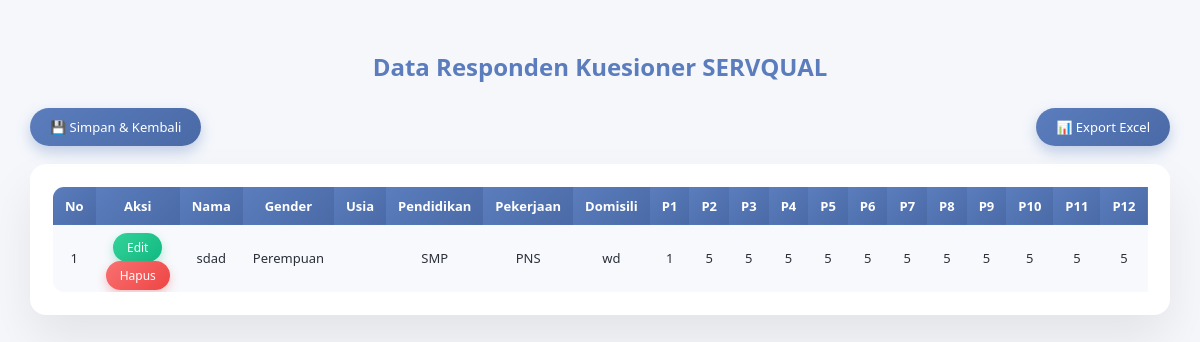
/admin.php (signed in), run on the app's committed database.
### tables this page shows
CREATE TABLE `jawabankuesioner` (
  `id_jawaban` int(11) NOT NULL,
  `nama` varchar(100) NOT NULL,
  `gender` varchar(20) NOT NULL,
  `usia` varchar(20) NOT NULL,
  `pendidikan` varchar(50) NOT NULL,
  `pekerjaan` varchar(50) NOT NULL,
  `domisili` varchar(100) NOT NULL,
  `p1` int(11) NOT NULL,
  `p2` int(11) NOT NULL,
  `p3` int(11) NOT NULL,
  `p4` int(11) NOT NULL,
  `p5` int(11) NOT NULL,
  `p6` int(11) NOT NULL,
  `p7` int(11) NOT NULL,
  `p8` int(11) NOT NULL,
  `p9` int(11) NOT NULL,
  `p10` int(11) NOT NULL,
  `p11` int(11) NOT NULL,
  `p12` int(11) NOT NULL,
  `p13` int(11) NOT NULL,
  `p14` int(11) NOT NULL,
  `p15` int(11) NOT NULL,
  `p16` int(11) NOT NULL,
  `p17` int(11) NOT NULL,
  `p18` int(11) NOT NULL,
  `p19` int(11) NOT NULL,
  `p20` int(11) NOT NULL,
  `p21` int(11) NOT NULL,
  `p22` int(11) NOT NULL,
  `p23` int(11) NOT NULL,
  `p24` int(11) NOT NULL,
  `e1` int(11) NOT NULL,
  `e2` int(11) NOT NULL,
  `e3` int(11) NOT NULL,
  `e4` int(11) NOT NULL,
  `e5` int(11) NOT NULL,
  `e6` int(11) NOT NULL,
  `e7` int(11) NOT NULL,
  `e8` int(11) NOT NULL,
  `e9` int(11) NOT NULL,
  `e10` int(11) NOT NULL,
  `e11` int(11) NOT NULL,
  `e12` int(11) NOT NULL,
  `e13` int(11) NOT NULL,
  `e14` int(11) NOT NULL,
  `e15` int(11) NOT NULL,
  `e16` int(11) NOT NULL,
  `e17` int(11) NOT NULL,
  `e18` int(11) NOT NULL,
  `e19` int(11) NOT NULL,
  `e20` int(11) NOT NULL,
  `e21` int(11) NOT NULL,
  `e22` int(11) NOT NULL,
  `e23` int(11) NOT NULL,
  `e24` int(11) NOT NULL,
  `waktu` timestamp NOT NULL DEFAULT current_timestamp()
);

### admin.php (the view, shortened to what this page needs)
<?php
include "config.php";
?>
<!DOCTYPE html>
<html lang="id">
<head>
</head>
<body>
<h2>Data Responden Kuesioner SERVQUAL</h2>
<div class="top-bar">
    <a href="dasboard.php" class="action-btn">💾 Simpan & Kembali</a>
    <a href="download_data.php" class="action-btn">📊 Export Excel</a>
</div>
<div class="container">
    <div class="scroll-box">
        <table>
            <tr>
                <th>No</th>
                <th>Aksi</th>
                <th>Nama</th>
                <th>Gender</th>
                <th>Usia</th>
                <th>Pendidikan</th>
                <th>Pekerjaan</th>
                <th>Domisili</th>
                <?php for($i=1;$i<=24;$i++) echo "<th>P$i</th>"; ?>
            </tr>
            <?php
            $no=1;
            $result=mysqli_query($koneksi,"SELECT * FROM jawabankuesioner ORDER BY waktu DESC");
            while($row=mysqli_fetch_assoc($result)){
                echo "<tr>
                    <td>".$no++."</td>
                   <td>
    <a href='edit_responden.php?id=".$row['id_jawaban']."' class='edit-btn'>
        Edit
    </a><br>
    <a href='hapus.php?id=".$row['id_jawaban']."' class='delete-btn'
       onclick=\"return confirm('Yakin ingin menghapus data responden ini?')\">
        Hapus
    </a>
</td>
                    <td>{$row['nama']}</td>
                    <td>{$row['gender']}</td>
                    <td>{$row['usia']}</td>
                    <td>{$row['pendidikan']}</td>
                    <td>{$row['pekerjaan']}</td>
                    <td>{$row['domisili']}</td>";
                for($i=1;$i<=24;$i++) echo "<td>{$row["p$i"]}</td>";
                echo "<td>{$row['waktu']}</td></tr>";
            }
            ?>
        </table>
    </div>
</div>
</body>
</html>

### admin.php (style rules this page uses)
:root { --primary:#5b7dbd; --secondary:#4a6aa6; --danger:#ef4444; --bg:#f5f7fb; --card:#ffffff; --text:#2b2f38; --sub:#7a8394; --border:#e6ebf2; --radius:16px; }
body { font-family:"Segoe UI",Arial,sans-serif; background:var(--bg); margin:0; padding:30px; color:var(--text); }
h2 { text-align:center; color:var(--primary); margin-bottom:25px; font-weight:600; }
.container { background:var(--card); padding:22px; border-radius:var(--radius); box-shadow:0 25px 50px rgba(0,0,0,0.08); animation:fadeIn .5s ease; }
.top-bar { display:flex; justify-content:space-between; align-items:center; margin-bottom:18px; }
.action-btn { background:linear-gradient(135deg,var(--primary),var(--secondary)); color:#fff; padding:10px 20px; border-radius:999px; text-decoration:none; font-size:13px; font-weight:500; box-shadow:0 6px 14px rgba(91,125,189,.35); transition:.3s; display:inline-block; }
.scroll-box { overflow-x:auto; }
table { width:100%; border-collapse:collapse; font-size:13px; white-space:nowrap; border:1px solid var(--border); border-radius:12px; overflow:hidden; }
th { background:linear-gradient(135deg,var(--primary),var(--secondary)); color:#fff; padding:10px 12px; position:sticky; top:0; z-index:2; text-align:center; font-weight:600; }
td { padding:8px 10px; border-bottom:1px solid var(--border); text-align:center; background:#fff; }
tr:nth-child(even) td { background:#f7f9fd; }
.delete-btn { background:linear-gradient(135deg,#f87171,var(--danger)); color:#fff; padding:6px 14px; border-radius:999px; text-decoration:none; font-size:12px; font-weight:500; box-shadow:0 4px 10px rgba(239,68,68,.3); transition:.3s; }
.edit-btn { background:linear-gradient(135deg,#34d399,#10b981); color:#fff; padding:6px 14px; border-radius:999px; text-decoration:none; font-size:12px; font-weight:500; box-shadow:0 4px 10px rgba(16,185,129,.3); transition:.3s; margin-bottom:4px; display:inline-block; }

### data on the page
jawabankuesioner: nama "sdad", gender "Perempuan", pendidikan "SMP", pekerjaan "PNS", domisili "wd", p1 "1", p2 "5", p3 "5", p4 "5", p5 "5", p6 "5", p7 "5", p8 "5", p9 "5", p10 "5", p11 "5", p12 "5"
